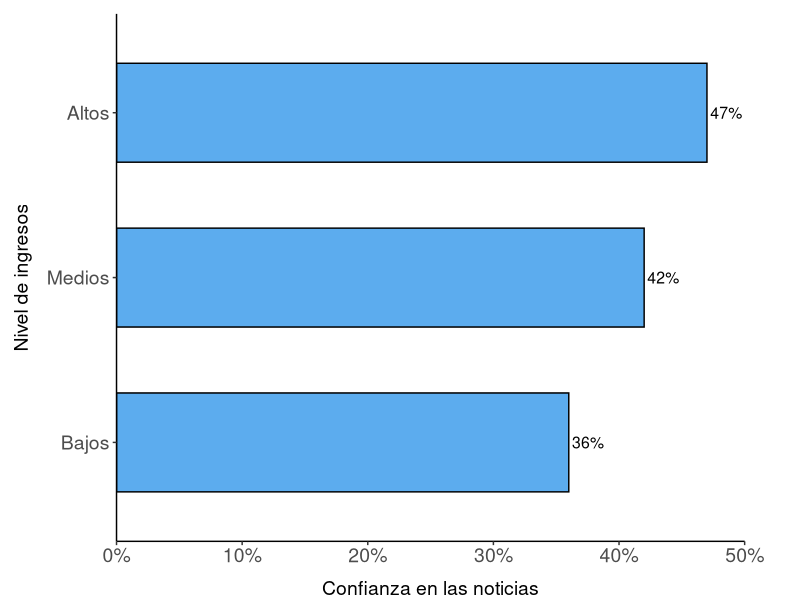

The R source for this figure: (Note: this script raises an error after producing the figure.)
library(ggplot2)

rm(list=ls())

#Datos

df <- data.frame(
  grupo = c("Bajos", "Medios", "Altos"),
  confianza = c(36, 42, 47) 
)

#Gráfica
gr_confianzaing<-ggplot(df, aes(x = confianza, y = reorder(grupo, confianza))) +
  geom_col(fill = "#5CACEE", width = 0.6, color="black") + 
  geom_text(aes(label = paste0(confianza, "%")),
            hjust = -0.1, color = "black", size = 4) +
  scale_x_continuous(labels = scales::percent_format(scale = 1), 
                     limits = c(0, 50),
                     expand = expansion(mult = c(0,0))) +
  labs(x = "Confianza en las noticias", y = "Nivel de ingresos") +
  theme_classic() +
  theme(
    panel.grid.major.y = element_blank(),
    panel.grid.minor = element_blank(),
    axis.text.y = element_text(size = 14),
    axis.text.x = element_text(size = 14),
    axis.title.x = element_text(margin = margin(t = 10),
                                size = 14),
    axis.title.y = element_text(margin = margin(r = 10),
                                size = 14),
    plot.margin = margin(l=10, r=40, t=10)
  )

gr_confianzaing

#Guardar gráfica
ggsave("outputs/grafic_cap_025/f2_confianzaing.jpg",
       plot=gr_confianzaing,
       width = 8,
       height =5, 
       dpi=300)

